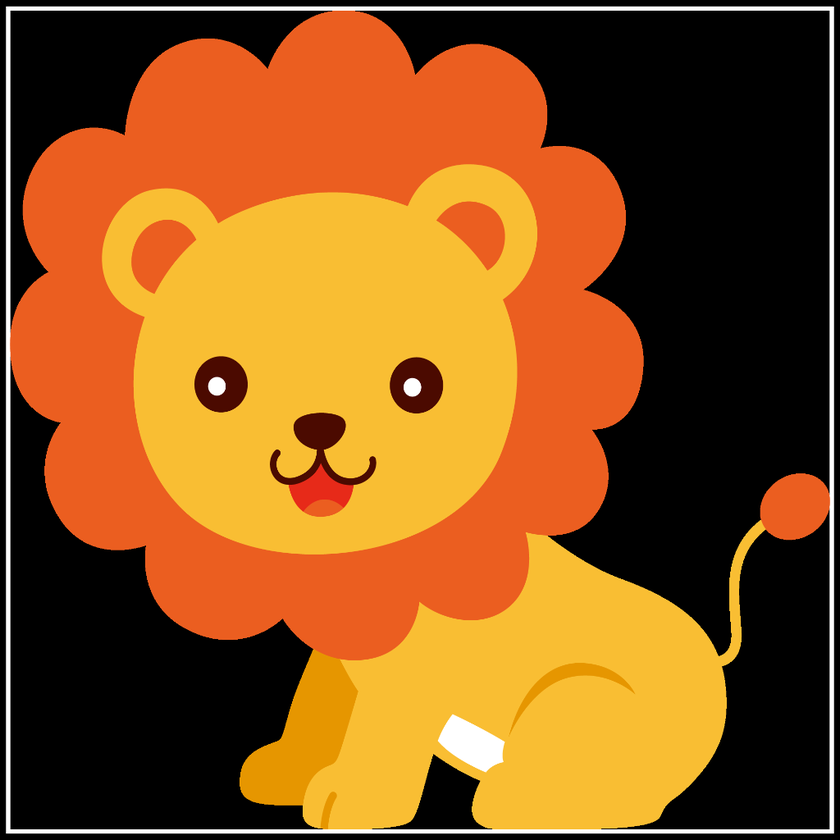
#> input picture input/lion.png, 840 x 840 px, shrunk from 1024 x 1024 before the run
$ python assignment4631.py
#> lines starting #> are read from the running program, lines starting #| are printed output that depends on the picture
import numpy as np
import cv2

image=cv2.imread("input/lion.png",1)
#> image is the input picture: shape (840, 840, 3); mean B, G, R 28.7, 85.7, 141.6
gray = cv2.cvtColor(image, cv2.COLOR_BGR2GRAY)
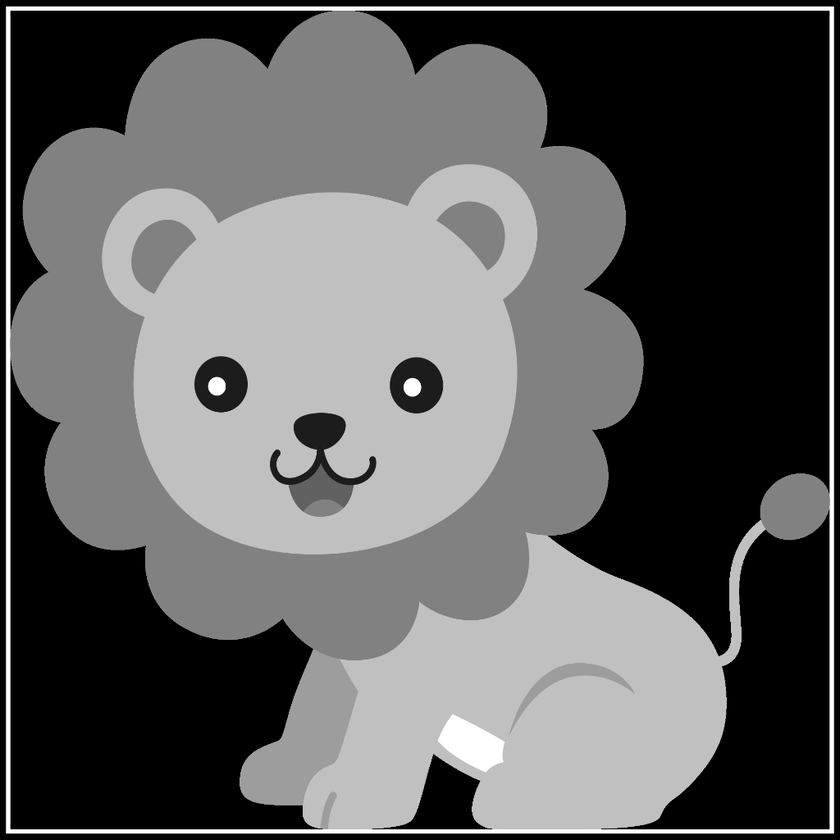
#> gray: shape (840, 840); min 0, max 255, mean 96
rows,cols=gray.shape
#> rows = 840; cols = 840
result=np.zeros((rows,cols),dtype=np.uint8)
# filter=np.array([[1,0,5]
#                  ,[0,1, 5]
#                  ,[1, 1, 5 ]])

for i in range (1,rows-1):
    for j in range (1,cols-1):
        small=gray[i-1:i+2,j-1:j+2]
        # average=np.mean(small)
#> (the run stopped early here; a loop or call above may not have finished)
